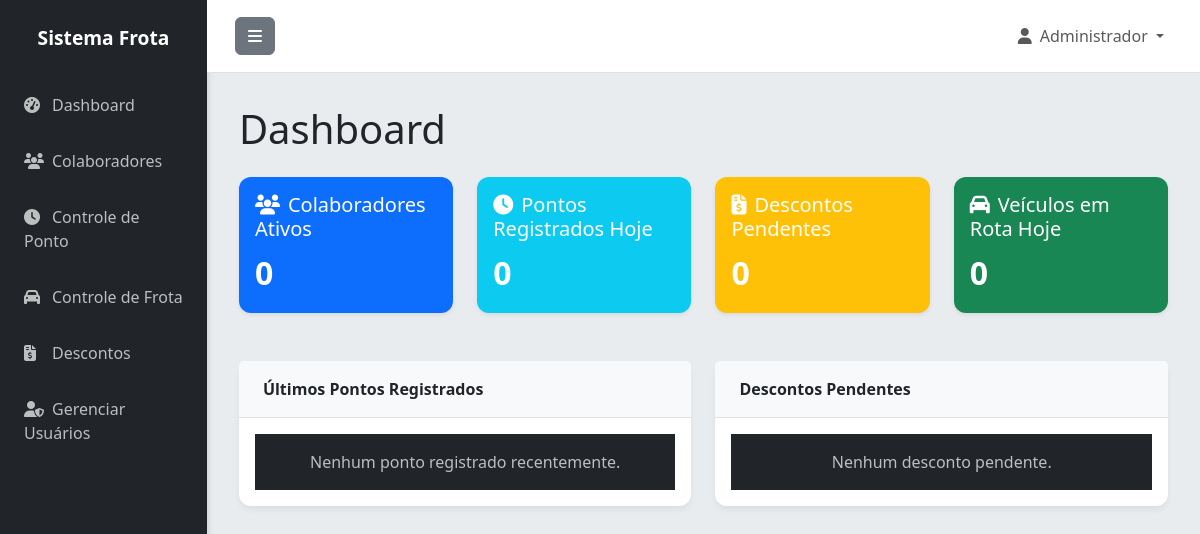
The page / (signed in) on the database as committed earlier.
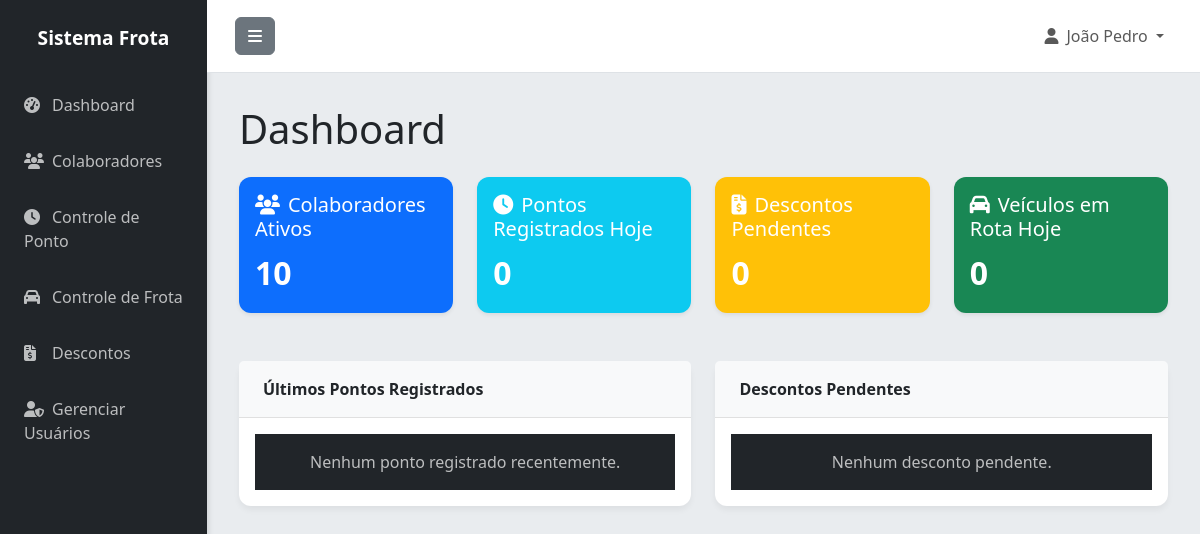
The same page on the database as committed later.
### app.py (models this page shows)
class Usuario(UserMixin, db.Model):
    id = db.Column(db.Integer, primary_key=True)
    username = db.Column(db.String(80), unique=True, nullable=False)
    password_hash = db.Column(db.String(200), nullable=False)
    nome = db.Column(db.String(100), nullable=False)
    email = db.Column(db.String(120), unique=True, nullable=False)
    ativo = db.Column(db.Boolean, default=True)
    criado_em = db.Column(db.DateTime, default=datetime.utcnow)

### app.py (the view)
@app.route('/')
@login_required
def index():
    total_colaboradores = Colaborador.query.filter_by(ativo=True).count()
    total_pontos_hoje = Ponto.query.filter(
        db.func.date(Ponto.data_hora) == date.today()
    ).count()
    total_descontos_pendentes = Desconto.query.filter_by(status='pendente').count()
    total_frota_hoje = Frota.query.filter_by(data=date.today()).count()
    ultimos_pontos = Ponto.query.order_by(Ponto.data_hora.desc()).limit(5).all()
    ultimos_descontos = Desconto.query.filter_by(status='pendente').order_by(Desconto.criado_em.desc()).limit(5).all()
    return render_template('index.html',
                         total_colaboradores=total_colaboradores,
                         total_pontos_hoje=total_pontos_hoje,
                         total_descontos_pendentes=total_descontos_pendentes,
                         total_frota_hoje=total_frota_hoje,
                         ultimos_pontos=ultimos_pontos,
                         ultimos_descontos=ultimos_descontos)

### app.py (called while the page is built, shortened)
@login_manager.user_loader
def load_user(user_id):
    return Usuario.query.get(int(user_id))

@app.before_request
def create_tables():
    db.create_all()

### templates/index.html (shortened to what this page needs)
{% extends "base.html" %}
{% block content %}
<h1 class="mb-4">Dashboard</h1>
<div class="row">
    <div class="col-md-3 mb-4">
        <div class="card bg-primary text-white h-100 shadow-sm">
            <div class="card-body">
                <h5 class="card-title"><i class="fas fa-users me-2"></i>Colaboradores Ativos</h5>
                <p class="card-text fs-2 fw-bold">{{ total_colaboradores }}</p>
            </div>
        </div>
    </div>
    <div class="col-md-3 mb-4">
        <div class="card bg-info text-white h-100 shadow-sm">
            <div class="card-body">
                <h5 class="card-title"><i class="fas fa-clock me-2"></i>Pontos Registrados Hoje</h5>
                <p class="card-text fs-2 fw-bold">{{ total_pontos_hoje }}</p>
            </div>
        </div>
    </div>
    <div class="col-md-3 mb-4">
        <div class="card bg-warning text-white h-100 shadow-sm">
            <div class="card-body">
                <h5 class="card-title"><i class="fas fa-file-invoice-dollar me-2"></i>Descontos Pendentes</h5>
                <p class="card-text fs-2 fw-bold">{{ total_descontos_pendentes }}</p>
            </div>
        </div>
    </div>
    <div class="col-md-3 mb-4">
        <div class="card bg-success text-white h-100 shadow-sm">
            <div class="card-body">
                <h5 class="card-title"><i class="fas fa-car me-2"></i>Veículos em Rota Hoje</h5>
                <p class="card-text fs-2 fw-bold">{{ total_frota_hoje }}</p>
            </div>
        </div>
    </div>
</div>
<div class="row mt-4">
    <div class="col-md-6">
        <div class="card h-100">
            <div class="card-header">Últimos Pontos Registrados</div>
            <div class="card-body">
                <ul class="list-group list-group-flush">
                    {% for ponto in ultimos_pontos %}
                        <li class="list-group-item d-flex justify-content-between align-items-center">
                            <span>
                                <i class="fas fa-user me-2"></i>{{ ponto.colaborador.nome }} -
                                <span class="badge bg-{{ 'success' if ponto.tipo == 'entrada' else 'danger' }}">{{ ponto.tipo|capitalize }}</span>
                            </span>
                            <small class="text-muted">{{ ponto.data_hora.strftime('%d/%m/%Y %H:%M') }}</small>
                        </li>
                    {% else %}
                        <li class="list-group-item text-center text-muted">Nenhum ponto registrado recentemente.</li>
                    {% endfor %}
                </ul>
            </div>
        </div>
    </div>
    <div class="col-md-6">
        <div class="card h-100">
            <div class="card-header">Descontos Pendentes</div>
            <div class="card-body">
                <ul class="list-group list-group-flush">
                    {% for desconto in ultimos_descontos %}
                        <li class="list-group-item">
                            <div class="d-flex w-100 justify-content-between">
                                <h6 class="mb-1">{{ desconto.colaborador.nome }} - R$ {{ "%.2f"|format(desconto.valor) }}</h6>
                                <small class="text-muted">{{ desconto.data.strftime('%d/%m/%Y') }}</small>
                            </div>
                            <p class="mb-1 text-muted">{{ desconto.motivo }}</p>
                        </li>
                    {% else %}
                         <li class="list-group-item text-center text-muted">Nenhum desconto pendente.</li>
                    {% endfor %}
                </ul>
            </div>
        </div>
    </div>
</div>
{% endblock %}

### templates/base.html (shortened to what this page needs)
<!DOCTYPE html>
<html lang="pt-BR">
<head>
    <link href="https://cdn.jsdelivr.net/npm/bootstrap@5.3.3/dist/css/bootstrap.min.css" rel="stylesheet">
    <link rel="stylesheet" href="https://cdnjs.cloudflare.com/ajax/libs/font-awesome/6.5.1/css/all.min.css">
</head>
<body>
    <div class="d-flex" id="wrapper">
        <div id="sidebar-wrapper">
            <div class="sidebar-heading">Sistema Frota</div>
            <div class="list-group list-group-flush">
                <a href="{{ url_for('index') }}" class="list-group-item"><i class="fas fa-tachometer-alt me-2"></i>Dashboard</a>
                <a href="{{ url_for('colaboradores') }}" class="list-group-item"><i class="fas fa-users me-2"></i>Colaboradores</a>
                <a href="{{ url_for('pontos') }}" class="list-group-item"><i class="fas fa-clock me-2"></i>Controle de Ponto</a>
                <a href="{{ url_for('frota') }}" class="list-group-item"><i class="fas fa-car me-2"></i>Controle de Frota</a>
                <a href="{{ url_for('descontos') }}" class="list-group-item"><i class="fas fa-file-invoice-dollar me-2"></i>Descontos</a>
                {% if current_user.username == 'admin' %}
                <a href="{{ url_for('usuarios') }}" class="list-group-item"><i class="fas fa-user-shield me-2"></i>Gerenciar Usuários</a>
                {% endif %}
            </div>
        </div>
        <div id="page-content-wrapper">
            <nav class="navbar navbar-expand-lg navbar-light border-bottom">
                <div class="container-fluid">
                    <button class="btn btn-secondary" id="menu-toggle"><i class="fas fa-bars"></i></button>
                    <div class="collapse navbar-collapse" id="navbarSupportedContent">
                        <ul class="navbar-nav ms-auto mt-2 mt-lg-0">
                             {% if current_user.is_authenticated %}
                            <li class="nav-item dropdown">
                                <a class="nav-link dropdown-toggle" href="#" id="navbarDropdown" role="button" data-bs-toggle="dropdown" aria-expanded="false">
                                    <i class="fas fa-user me-2"></i>{{ current_user.nome }}
                                </a>
                            </li>
                             {% endif %}
                        </ul>
                    </div>
                </div>
            </nav>
            <main class="container-fluid">
                {% block content %}{% endblock %}
            </main>
        </div>
        </div>
</body>
</html>

Rows that differ between the two databases and show on the page:
changed Usuario: nome "Administrador" → "João Pedro"
Other text that changed with them:
{{ total_colaboradores }}: "0" → "10"
